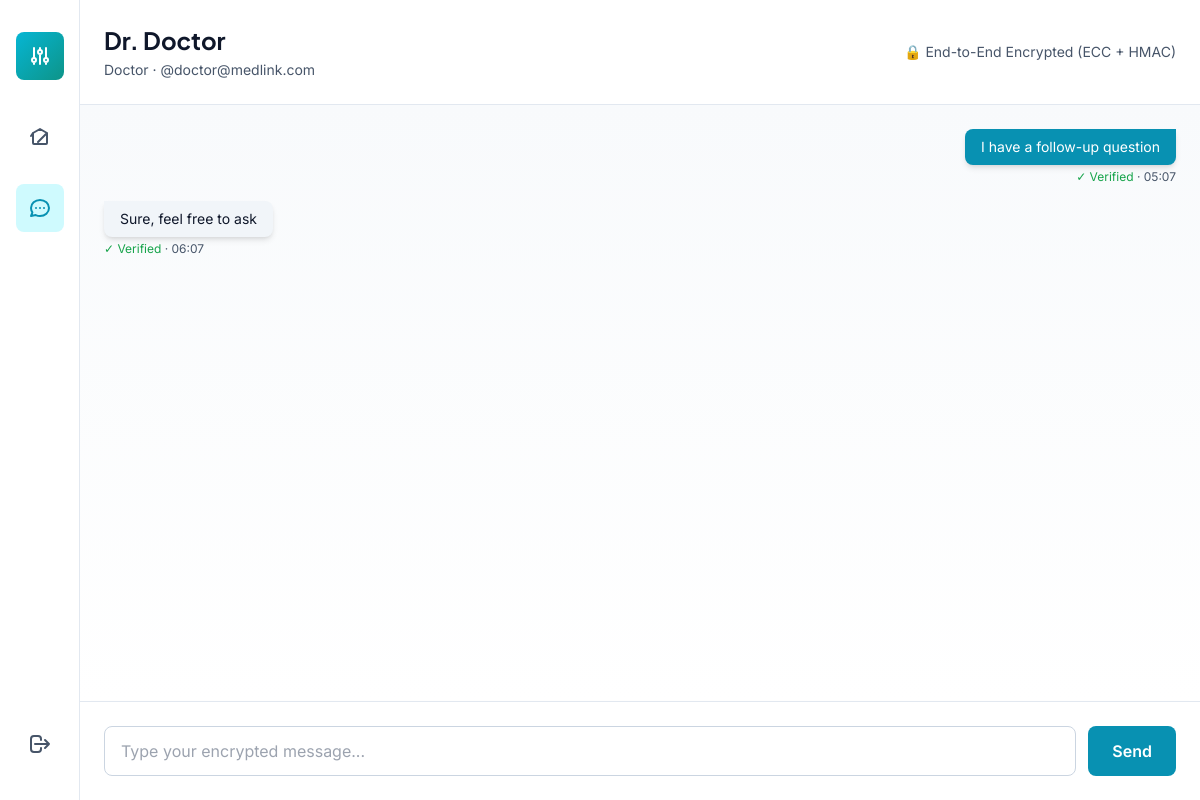
The page /chat/2 (signed in) on the database its author committed.
### models.py (models this page shows, shortened)
class User(db.Model):
    __tablename__ = 'users'
    id = db.Column(db.Integer, primary_key=True)
    username = db.Column(db.String(120), unique=True, nullable=False, index=True)
    role = db.Column(db.String(20), nullable=False)  # 'patient', 'doctor', 'specialist', 'admin'
    password_hash = db.Column(db.String(255), nullable=False)
    encrypted_email = db.Column(db.Text, nullable=True)  # RSA encrypted, only decrypted with private key
    rsa_public_key = db.Column(db.Text, nullable=True)  # JSON: {"e": int, "n": int}
    rsa_private_key = db.Column(db.Text, nullable=True)  # JSON: {"d": int, "n": int} - Stored securely
    ecc_public_key = db.Column(db.Text, nullable=True)  # JSON: {"x": int, "y": int}
    ecc_private_key = db.Column(db.Text, nullable=True)  # JSON: {"k": int} - Stored securely
    public_key = db.Column(db.Text, nullable=True)  # For encryption purposes
    encrypted_profile = db.Column(db.Text, nullable=True)  # Encrypted email/NID
    display_name = db.Column(db.String(120), nullable=True)
    phone = db.Column(db.Text, nullable=True)  # Encrypted
    date_of_birth = db.Column(db.String(20), nullable=True)
    address = db.Column(db.Text, nullable=True)  # Encrypted
    city = db.Column(db.String(100), nullable=True)
    country = db.Column(db.String(100), nullable=True)
    two_fa_enabled = db.Column(db.Boolean, default=False)
    two_fa_challenge = db.Column(db.String(10), nullable=True)
    two_fa_timestamp = db.Column(db.DateTime, nullable=True)
    encrypted_nid = db.Column(db.Text, nullable=True)
    encrypted_blood_group = db.Column(db.Text, nullable=True)
    nid_mac = db.Column(db.String(255), nullable=True)
    license_number = db.Column(db.String(120), nullable=True, index=True)
    license_verified = db.Column(db.Boolean, default=False)
    last_key_rotation = db.Column(db.DateTime, nullable=True)
    is_approved = db.Column(db.Boolean, default=False)  # False for new registrations
    approved_at = db.Column(db.DateTime, nullable=True)
    approved_by_admin_id = db.Column(db.Integer, db.ForeignKey('users.id'), nullable=True)
    created_at = db.Column(db.DateTime, default=datetime.now)
    updated_at = db.Column(db.DateTime, default=datetime.now, onupdate=datetime.now)
    sent_referrals = db.relationship('Referral', foreign_keys='Referral.sender_id', backref='sender', lazy=True)
    received_referrals = db.relationship('Referral', foreign_keys='Referral.receiver_id', backref='receiver', lazy=True)
    sent_messages = db.relationship('Message', foreign_keys='Message.sender_id', backref='sender_msg', lazy=True)
    received_messages = db.relationship('Message', foreign_keys='Message.receiver_id', backref='receiver_msg', lazy=True)
    def get_display_name(self):
        if self.display_name:
            return self.display_name

class Message(db.Model):
    __tablename__ = 'messages'
    id = db.Column(db.Integer, primary_key=True)
    sender_id = db.Column(db.Integer, db.ForeignKey('users.id'), nullable=False, index=True)
    receiver_id = db.Column(db.Integer, db.ForeignKey('users.id'), nullable=False, index=True)
    encrypted_content = db.Column(db.Text, nullable=False)
    mac_tag = db.Column(db.String(255), nullable=True)
    is_verified = db.Column(db.Boolean, default=False)
    is_read = db.Column(db.Boolean, default=False)
    timestamp = db.Column(db.DateTime, default=datetime.now, index=True)
    def verify_integrity(self):
        if not self.mac_tag or not self.encrypted_content:
            return False
        hmac_key = f"message_{self.sender_id}"
        if verify_mac(hmac_key, self.encrypted_content, self.mac_tag):
            self.is_verified = True
            return True
        return False
    __repr__ = lambda self: f'<Message {self.sender_id} -> {self.receiver_id}>'

### app.py (the view)
@app.route('/chat/<int:user_id>')
def chat(user_id):
    if 'user_id' not in session:
        return redirect(url_for('login'))
    current_user_id = session.get('user_id')
    other_user = User.query.get(user_id)
    current_user = User.query.get(current_user_id)
    if not other_user:
        return redirect(url_for('dashboard'))
    messages = Message.query.filter(
        ((Message.sender_id == current_user_id) & (Message.receiver_id == user_id)) |
        ((Message.sender_id == user_id) & (Message.receiver_id == current_user_id))
    ).order_by(Message.timestamp.asc()).all()
    for msg in messages:
        msg.verify_integrity()
        if msg.encrypted_content.startswith('ecc:'):
            try:
                message_sender = User.query.get(msg.sender_id)
                message_receiver = User.query.get(msg.receiver_id)
                if not message_sender or not message_receiver:
                    msg.display_content = "[Cannot decrypt - users not found]"
                    continue
                sender_ecc_public_key = message_sender.get_ecc_public_key()
                receiver_ecc_public_key = message_receiver.get_ecc_public_key()
                if sender_ecc_public_key and receiver_ecc_public_key:
                    decrypted_text = ecc_decrypt_message(
                        msg.encrypted_content,
                        sender_ecc_public_key,
                        receiver_ecc_public_key
                    )
                    msg.display_content = decrypted_text
                else:
                    msg.display_content = "[Cannot decrypt - keys unavailable]"
            except Exception as e:
                msg.display_content = f"[Decryption error: {str(e)[:50]}]"
        else:
            msg.display_content = msg.encrypted_content
        db.session.add(msg)
    db.session.commit()
    unread_messages = Message.query.filter(
        Message.sender_id == user_id,
        Message.receiver_id == current_user_id,
        Message.is_read == False
    ).all()
    for msg in unread_messages:
        msg.is_read = True
        db.session.add(msg)
    db.session.commit()
    add_system_log(
        f"Loaded chat: {current_user.get_display_name()} ↔ {other_user.get_display_name()} | Retrieved {len(messages)} encrypted messages",
        "INFO"
    )
    return render_template('chat.html',
                         current_user=current_user,
                         other_user=other_user,
                         messages=messages)

### app.py (called while the page is built)
def add_system_log(message, status='INFO'):
    timestamp = datetime.now().strftime('%H:%M:%S')
    log_entry = f"[{status}] {timestamp} - {message}"
    system_log.append(log_entry)
    if len(system_log) > 50:  # Keep last 50 entries
        system_log.pop(0)
    print(log_entry)

### security/hashing.py (called while the page is built)
def rightrotate(n, d):
    return ((n >> d) | (n << (32 - d))) & 0xffffffff

def rightshift(n, d):
    return n >> d

def sha256_ch(x, y, z):
    return (x & y) ^ ((~x & 0xffffffff) & z)

def sha256_maj(x, y, z):
    return (x & y) ^ (x & z) ^ (y & z)

def sha256_sigma0(x):
    return rightrotate(x, 2) ^ rightrotate(x, 13) ^ rightrotate(x, 22)

def sha256_sigma1(x):
    return rightrotate(x, 6) ^ rightrotate(x, 11) ^ rightrotate(x, 25)

def sha256_gamma0(x):
    return rightrotate(x, 7) ^ rightrotate(x, 18) ^ rightshift(x, 3)

def sha256_gamma1(x):
    return rightrotate(x, 17) ^ rightrotate(x, 19) ^ rightshift(x, 10)

def hmac_sha256(key, message):
    if isinstance(key, str):
        key = key.encode('utf-8')
    if isinstance(message, str):
        message = message.encode('utf-8')
    block_size = 64  # SHA-256 block size in bytes
    if len(key) > block_size:
        key = bytes.fromhex(manual_sha256(key))
    if len(key) < block_size:
        key = key + b'\x00' * (block_size - len(key))
    ipad = b'\x36' * block_size  # Inner pad constant
    opad = b'\x5c' * block_size  # Outer pad constant
    key_ipad = bytes(a ^ b for a, b in zip(key, ipad))
    inner_hash = manual_sha256(key_ipad + message)
    key_opad = bytes(a ^ b for a, b in zip(key, opad))
    outer_hash = manual_sha256(key_opad + bytes.fromhex(inner_hash))
    return outer_hash

def generate_mac(key, message):
    return hmac_sha256(key, message)

def verify_mac(key, message, mac_tag):
    expected_mac = generate_mac(key, message)
    if len(expected_mac) != len(mac_tag):
        return False
    result = 0
    for a, b in zip(expected_mac, mac_tag):
        result |= ord(a) ^ ord(b)
    return result == 0

### templates/chat.html (shortened to what this page needs)
{% extends "base.html" %}
{% block content %}
<div class="min-h-screen bg-slate-50" style="background-color: #F8FAFC;">
    <div class="flex h-screen bg-slate-50">
        <div class="sidebar w-20 bg-white border-r border-slate-200 flex flex-col items-center py-8 space-y-8 fixed h-screen z-40">
            <a href="{{ url_for('dashboard') }}" class="flex items-center justify-center w-12 h-12 rounded-lg bg-gradient-to-br from-cyan-500 to-teal-600 hover:shadow-lg transition">
                <svg class="w-6 h-6 text-white" fill="none" stroke="currentColor" viewBox="0 0 24 24">
                    <path stroke-linecap="round" stroke-linejoin="round" stroke-width="2" d="M12 6V4m0 2a2 2 0 100 4m0-4a2 2 0 110 4m-6 8a2 2 0 100-4m0 4a2 2 0 110-4m0 4v2m0-6V4m6 6v10m6-2a2 2 0 100-4m0 4a2 2 0 110-4m0 4v2m0-6V4"></path>
                </svg>
            </a>
            <nav class="flex flex-col space-y-6 flex-1">
                <a href="{{ url_for('dashboard') }}" class="flex items-center justify-center w-12 h-12 rounded-lg text-slate-600 hover:bg-slate-100 transition" title="Home">
                    <svg class="w-6 h-6" fill="none" stroke="currentColor" viewBox="0 0 24 24">
                        <path stroke-linecap="round" stroke-linejoin="round" stroke-width="2" d="M3 12l2-3m0 0l7-4 7 4M5 9v10a1 1 0 001 1h12a1 1 0 001-1V9m-9 9l9-9"></path>
                    </svg>
                </a>
                <a href="#" class="flex items-center justify-center w-12 h-12 rounded-lg bg-cyan-100 text-cyan-600 hover:bg-cyan-200 transition" title="Messages">
                    <svg class="w-6 h-6" fill="none" stroke="currentColor" viewBox="0 0 24 24">
                        <path stroke-linecap="round" stroke-linejoin="round" stroke-width="2" d="M8 12h.01M12 12h.01M16 12h.01M21 12c0 4.418-4.03 8-9 8a9.863 9.863 0 01-4.255-.949L3 20l1.395-3.72C3.512 15.042 3 13.574 3 12c0-4.418 4.03-8 9-8s9 3.582 9 8z"></path>
                    </svg>
                </a>
            </nav>
            <a href="{{ url_for('logout') }}" class="flex items-center justify-center w-12 h-12 rounded-lg text-slate-600 hover:bg-red-50 hover:text-red-600 transition" title="Logout">
                <svg class="w-6 h-6" fill="none" stroke="currentColor" viewBox="0 0 24 24">
                    <path stroke-linecap="round" stroke-linejoin="round" stroke-width="2" d="M17 16l4-4m0 0l-4-4m4 4H7m6 4v1a3 3 0 01-3 3H6a3 3 0 01-3-3V7a3 3 0 013-3h4a3 3 0 013 3v1"></path>
                </svg>
            </a>
        </div>
        <div class="flex-1 ml-20 flex flex-col">
            <div class="bg-white border-b border-slate-200 p-6 shadow-sm">
                <div class="flex items-center justify-between">
                    <div>
                        <h2 class="text-2xl font-bold text-slate-900">{{ other_user.get_display_name() }}</h2>
                        <p class="text-sm text-slate-600 mt-1">{{ other_user.role.capitalize() }} · @{{ other_user.username }}</p>
                    </div>
                    <div class="text-sm text-slate-600">
                        <p>🔒 End-to-End Encrypted (ECC + HMAC)</p>
                    </div>
                </div>
            </div>
            <div class="flex-1 overflow-y-auto p-6 space-y-4 bg-gradient-to-b from-slate-50 to-white">
                {% for message in messages %}
                    {% if message.sender_id == current_user.id %}
                        <div class="flex justify-end">
                            <div class="max-w-xs">
                                <div class="bg-cyan-600 text-white rounded-lg rounded-tr-none px-4 py-2 shadow-md">
                                    <p class="text-sm">{{ message.display_content if message.display_content else message.encrypted_content }}</p>
                                </div>
                                <div class="mt-1 text-xs text-slate-600 text-right">
                                    {% if message.is_verified %}
                                        <span class="text-green-600">✓ Verified</span>
                                    {% else %}
                                        <span class="text-red-600">⚠ Tampered</span>
                                    {% endif %}
                                    · {{ message.timestamp.strftime('%H:%M') }}
                                </div>
                            </div>
                        </div>
                    {% else %}
                        <div class="flex justify-start">
                            <div class="max-w-xs">
                                <div class="bg-slate-100 text-slate-900 rounded-lg rounded-tl-none px-4 py-2 shadow-md">
                                    <p class="text-sm">{{ message.display_content if message.display_content else message.encrypted_content }}</p>
                                </div>
                                <div class="mt-1 text-xs text-slate-600">
                                    {% if message.is_verified %}
                                        <span class="text-green-600">✓ Verified</span>
                                    {% else %}
                                        <span class="text-red-600">⚠ Tampered</span>
                                    {% endif %}
                                    · {{ message.timestamp.strftime('%H:%M') }}
                                </div>
                            </div>
                        </div>
                    {% endif %}
                {% endfor %}
            </div>
            <div class="bg-white border-t border-slate-200 p-6 shadow-lg">
                <form id="messageForm" class="flex gap-3">
                    <input type="text" id="messageInput" placeholder="Type your encrypted message..."
                           class="flex-1 px-4 py-3 border border-slate-300 rounded-lg focus:outline-none focus:ring-2 focus:ring-cyan-500">
                    <button type="submit" class="px-6 py-3 bg-cyan-600 text-white rounded-lg hover:bg-cyan-700 transition font-semibold">
                        Send
                    </button>
                </form>
            </div>
        </div>
    </div>
</div>
{% endblock %}

### templates/base.html (style rules this page uses)
* { font-family: 'Inter', sans-serif; }
h1, h2, h3, h4, h5, h6 { font-family: 'Plus Jakarta Sans', sans-serif; }
button, a { transition: all 0.3s ease; }
.sidebar { transition: all 0.3s ease; }

### rows shown on the page
User: get_display_name "Dr. Doctor", role "Doctor", username "doctor@medlink.com"
Message: encrypted_content "I have a follow-up question", is_verified "✓ Verified", timestamp "05:07"
Message: encrypted_content "Sure, feel free to ask", is_verified "✓ Verified", timestamp "06:07"
